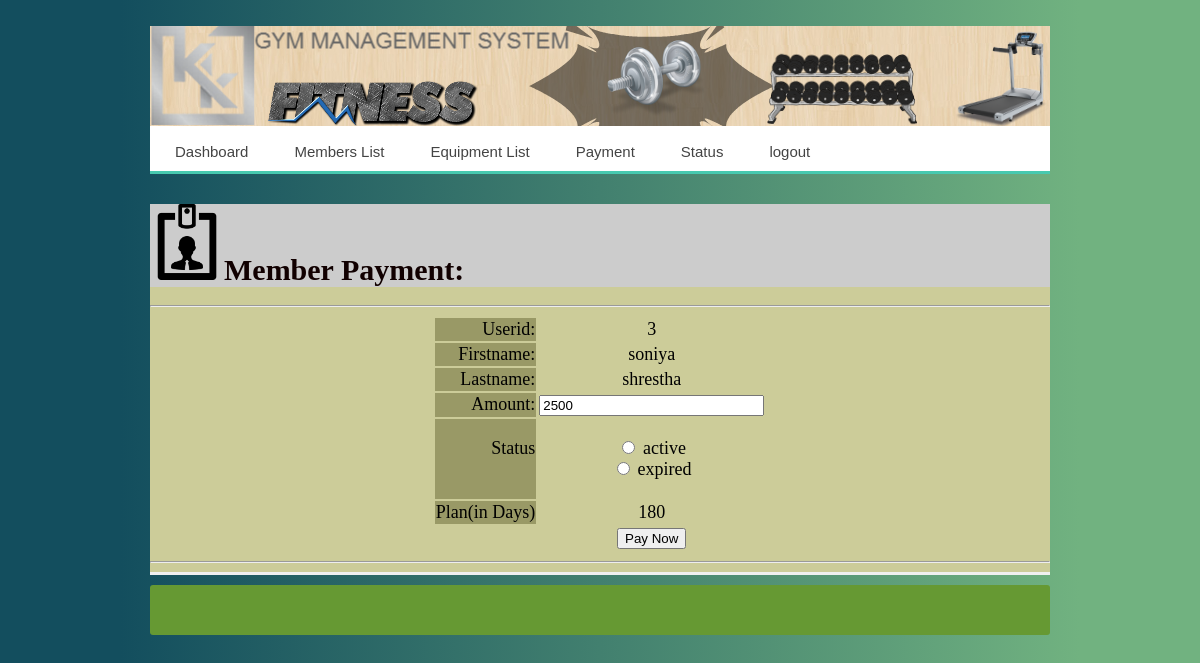
The app's page /pages/userpay.php?userid=3 (signed in) with its own data.
### tables this page shows
CREATE TABLE IF NOT EXISTS `tbl_userreg` (
  `userid` int(11) NOT NULL,
  `firstname` varchar(200) DEFAULT NULL,
  `lastname` varchar(200) DEFAULT NULL,
  `age` int(200) DEFAULT NULL,
  `sex` varchar(200) DEFAULT NULL,
  `phone` int(200) DEFAULT NULL,
  `address` varchar(200) DEFAULT NULL,
  `service` varchar(200) DEFAULT NULL,
  `timestap` datetime NOT NULL DEFAULT CURRENT_TIMESTAMP,
  `amount` int(200) DEFAULT NULL,
  `plan` int(200) NOT NULL,
  `status` varchar(200) DEFAULT NULL
);

### pages/userpay.php (the view, shortened to what this page needs)
<?php require_once('../Connections/kk.php'); ?>
<?php
$logoutAction = $_SERVER['PHP_SELF']."?doLogout=true";
if ((isset($_SERVER['QUERY_STRING'])) && ($_SERVER['QUERY_STRING'] != "")){
  $logoutAction .="&". htmlentities($_SERVER['QUERY_STRING']);
}
?>
<?php
if (!function_exists("GetSQLValueString")) {
function GetSQLValueString($theValue, $theType, $theDefinedValue = "", $theNotDefinedValue = "")
{
  $theValue = function_exists("mysql_real_escape_string") ? mysql_real_escape_string($theValue) : mysql_escape_string($theValue);
  switch ($theType) {
    case "long":
    case "int":
      $theValue = ($theValue != "") ? intval($theValue) : "NULL";
      break;
  }
  return $theValue;
}
}
$editFormAction = $_SERVER['PHP_SELF'];
if (isset($_SERVER['QUERY_STRING'])) {
  $editFormAction .= "?" . htmlentities($_SERVER['QUERY_STRING']);
}
$colname_Recordset1 = "-1";
if (isset($_GET['userid'])) {
  $colname_Recordset1 = $_GET['userid'];
}
$query_Recordset1 = sprintf("SELECT * FROM tbl_userreg WHERE userid = %s", GetSQLValueString($colname_Recordset1, "int"));
$Recordset1 = mysql_query($query_Recordset1, $kk) or die(mysql_error());
$row_Recordset1 = mysql_fetch_assoc($Recordset1);
?>
<!DOCTYPE html PUBLIC "-//W3C//DTD XHTML 1.0 Transitional//EN" "http://www.w3.org/TR/xhtml1/DTD/xhtml1-transitional.dtd">
<html xmlns="http://www.w3.org/1999/xhtml">
<head>
<link href="../css/home.css" rel="stylesheet" type="text/css" />
<link href="../css/me.css" rel="stylesheet" type="text/css" />
</head>
<body>
<div id="head">
<img src="../image/main.png" />
 <div id='cssmenu'>
 <ul>
   <li class='active'><a href='home.php'>Dashboard</a></li>
   <li><a href='myembers.php'>Members List</a></li>
   <li><a href='equiplist.php'>Equipment List</a></li>
   <li><a href='pay.php'>Payment</a></li>
   <li style="color:#DDDDC7"><a href="alerts.php">Status</a></li>
   <li><a href='<?php echo $logoutAction ?>'>logout</a></li>
</ul>
</div>
  <div id="content">
    <div id="c1"><span class="txtuserreg"> <img src="../image/office.png" width="74" height="76" alt="us" />Member Payment:</span></div>
    <div id="c2">
      <p>
      <form action="<?php echo $editFormAction; ?>" method="post" name="form1" id="form1">
        <table width="285" align="center">
          <tr valign="baseline">
            <td width="104" align="right" nowrap="nowrap" bgcolor="#999966"> Userid:</td>
            <td width="188"><?php echo $row_Recordset1['userid']; ?></td>
          </tr>
    <hr />      <tr valign="baseline">
            <td nowrap="nowrap" align="right" bgcolor="#999966">Firstname:</td>
            <td> <?php echo $row_Recordset1['firstname']; ?> </td>
          </tr>
          <tr valign="baseline">
            <td nowrap="nowrap" align="right" bgcolor="#999966">Lastname:</td>
            <td> <?php echo $row_Recordset1['lastname']; ?> </td>
          </tr>
          <tr valign="baseline">
            <td nowrap="nowrap" align="right" bgcolor="#999966">Amount:</td>
            <td><input type="text" name="amount" value="<?php echo $row_Recordset1['amount']; ?>" size="25" /></td>
          </tr>
          <tr valign="baseline">
            <td nowrap="nowrap" align="right" bgcolor="#999966">Status</td>
            <td><p>
              <label>
                <input   style=" color:green;"  name="status" type="radio" class="activea" id="status_0" value="Active" />
                active</label>
              <br />
              <label>
                <input style=" color:red;"  name="status" type="radio" class="expire" id="status_1" value="Expired" />
                expired</label>
              <br />
            </p></td>
          </tr>
          <tr valign="baseline">
            <td nowrap="nowrap" align="right" bgcolor="#999966">Plan(in Days) </td>
            <td><?php echo $row_Recordset1['plan']; ?></td>
          </tr>
          <tr valign="baseline">
            <td nowrap="nowrap" align="right">&nbsp;</td>
            <td><input type="submit" value="Pay Now" onclick="Thankyou For Payment"/></td>
          </tr>
        </table>
      </form><hr/>
    </div>
    <div id="footer">
  </div>
  </div>
</div>
</body>
</html>

### css/home.css (style rules this page uses)
body { background-color:#CCF; background: -webkit-linear-gradient(90deg, #134E5E 10%, #71B280 90%); background: -moz-linear-gradient(90deg, #134E5E 10%, #71B280 90%); background: -ms-linear-gradient(90deg, #134E5E 10%, #71B280 90%); background: -o-linear-gradient(90deg, #134E5E 10%, #71B280 90%); background: linear-gradient(90deg, #134E5E 10%, #71B280 90%); }
#head { width: 900px; height: auto; margin-left: auto; margin-right: auto; font-size: 18px; margin-top: 0px; }
#footer { height:50px; background-color:#693; margin-top:10px; margin-top:50px auto; border-radius:3px; }
#content { height: 500px; margin-bottom: 0px; color: #110000; letter-spacing: normal; word-spacing: normal; }
.txtuserreg { font-size: 30px; font-weight: bold; height:25px; }
#c1 { background-color:#CCC; margin-top:30px ; }
#c2 { background-color: #CC9; height: auto; text-align: center; border-bottom-style: solid; border-bottom-color: #F0F0F0; overflow: auto; color: #000000; }

### css/me.css (style rules this page uses)
#cssmenu , #cssmenu ul, #cssmenu ul li, #cssmenu ul li a { margin: 0; padding: 0; border: 0; list-style: none; line-height: 1; display: block; position: relative; -webkit-box-sizing: border-box; -moz-box-sizing: border-box; box-sizing: border-box; }
#cssmenu:after, #cssmenu > ul:after { content: "."; display: block; clear: both; visibility: hidden; line-height: 0; height: 0; }
#cssmenu { width: auto; border-bottom: 3px solid #47c9af; font-family: Raleway, sans-serif; line-height: 1; }
#cssmenu ul { background: #ffffff; }
#cssmenu > ul > li { float: left; }
#cssmenu > ul > li > a { z-index: 2; padding: 18px 25px 12px 25px; font-size: 15px; font-weight: 400; text-decoration: none; color: #444444; -webkit-transition: all .2s ease; -moz-transition: all .2s ease; -ms-transition: all .2s ease; -o-transition: all .2s ease; transition: all .2s ease; margin-right: -4px; }
#cssmenu > ul > li > a:after { position: absolute; left: 0; bottom: 0; right: 0; z-index: -1; width: 100%; height: 120%; border-top-left-radius: 8px; border-top-right-radius: 8px; content: ""; -webkit-transition: all .2s ease; -o-transition: all .2s ease; transition: all .2s ease; -webkit-transform: perspective(5px) rotateX(2deg); -webkit-transform-origin: bottom; -moz-transform: perspective(5px) rotateX(2deg); -moz-transform-origin: bottom; transform: perspective(5px) rotateX(2deg); transform-origin: bottom; }

### records on screen
tbl_userreg: userid "3", firstname "soniya", lastname "shrestha", amount "2500", plan "180"
